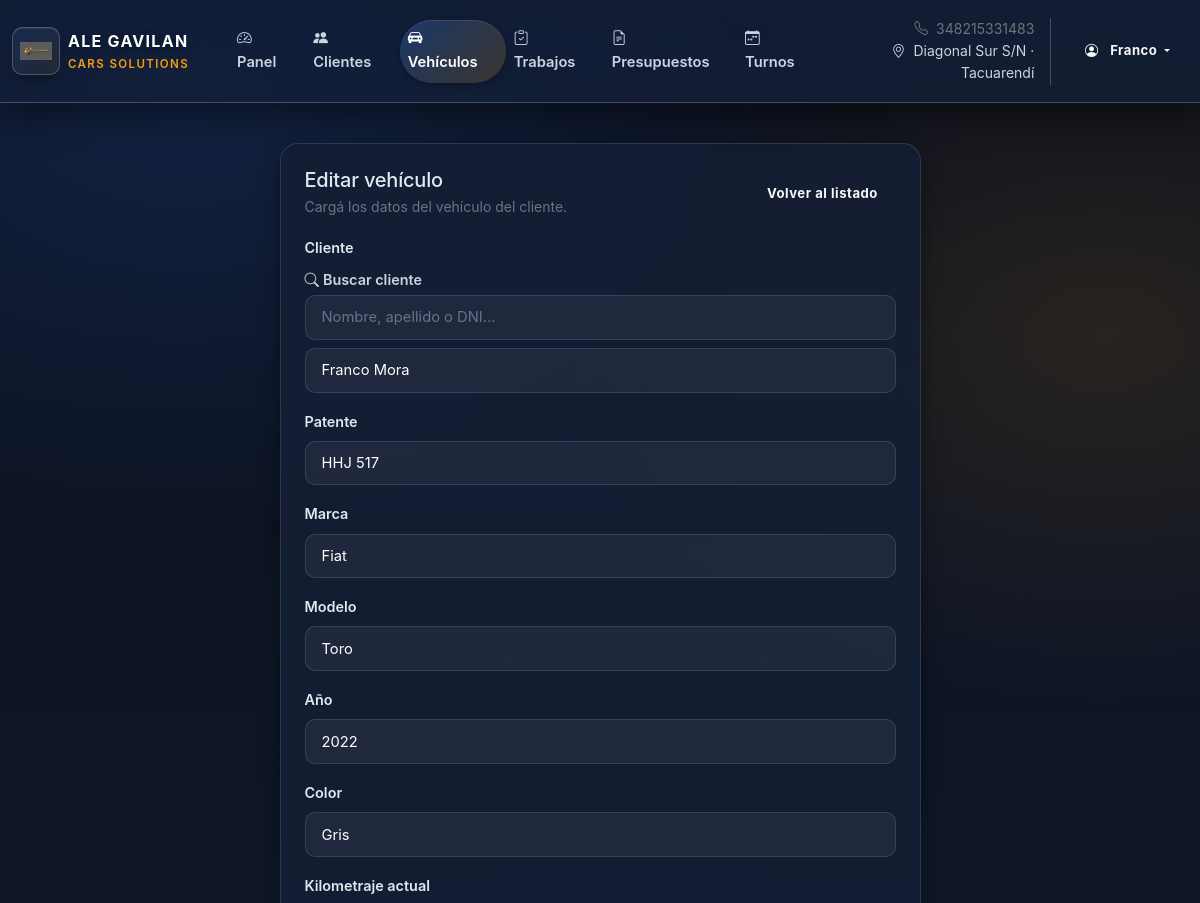
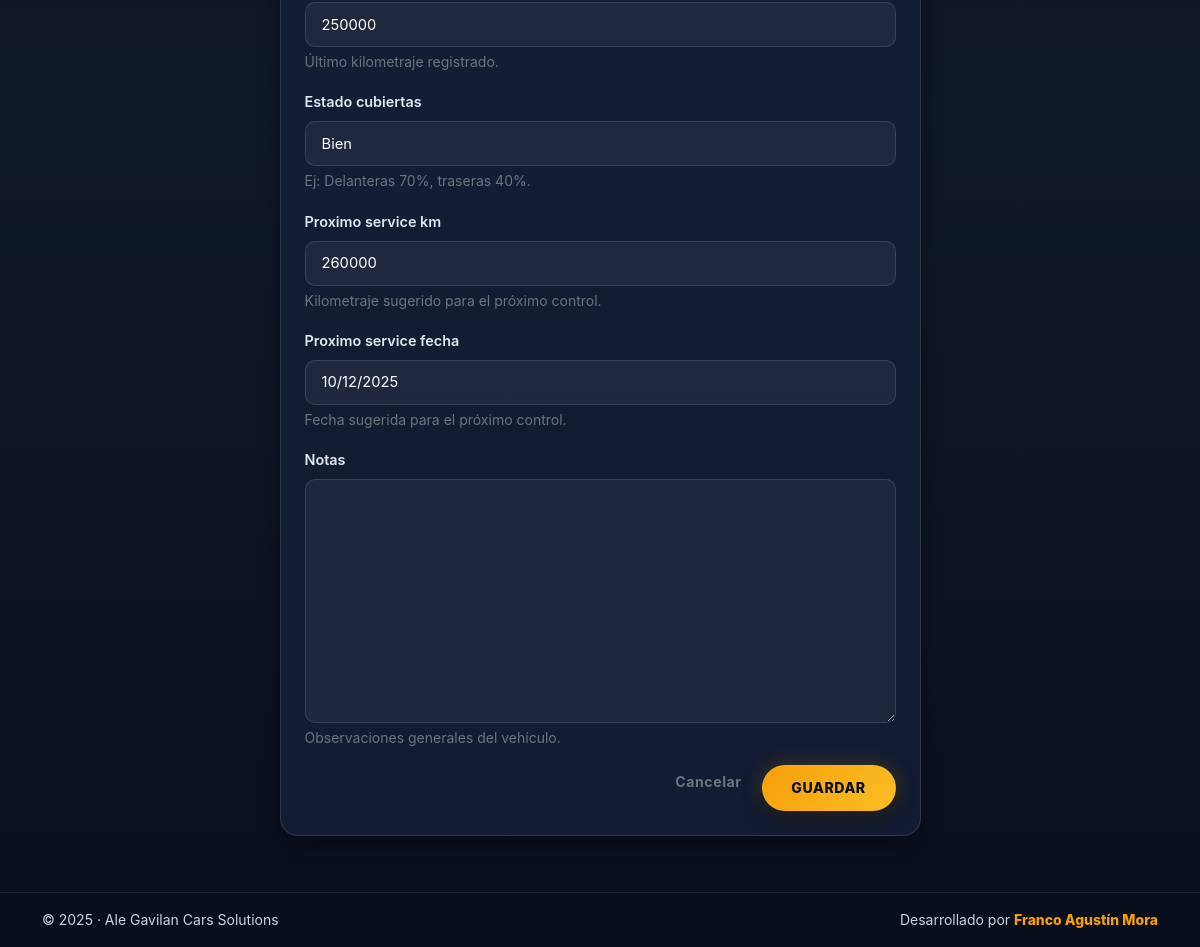
The page /vehiculos/1/editar/ (signed in) on the database its author committed (2 pictures, top to bottom).
### taller/models.py (models this page shows, shortened)
class Vehiculo(models.Model):
    cliente = models.ForeignKey(
        Cliente,
        related_name="vehiculos",
        on_delete=models.CASCADE,
    )
    patente = models.CharField(max_length=10, unique=True)
    marca = models.CharField(max_length=50)
    modelo = models.CharField(max_length=100)
    anio = models.PositiveIntegerField("Año", null=True, blank=True)
    color = models.CharField(max_length=50, blank=True)
    kilometraje_actual = models.PositiveIntegerField(
        default=0,
        help_text="Último kilometraje registrado.",
    )
    estado_cubiertas = models.CharField(
        max_length=200,
        blank=True,
        help_text="Ej: Delanteras 70%, traseras 40%.",
    )
    proximo_service_km = models.PositiveIntegerField(
        null=True,
        blank=True,
        help_text="Kilometraje sugerido para el próximo control.",
    )
    proximo_service_fecha = models.DateField(
        null=True,
        blank=True,
        help_text="Fecha sugerida para el próximo control.",
    )
    notas = models.TextField(
        blank=True,
        help_text="Observaciones generales del vehículo.",
    )
    class Meta:
        verbose_name = "Vehículo"
        verbose_name_plural = "Vehículos"
        ordering = ["patente"]

### taller/views.py (the view)
# urls.py: path("vehiculos/<int:pk>/editar/", VehiculoUpdateView.as_view(), name="vehiculo_update"),
class VehiculoUpdateView(LoginRequiredMixin, UpdateView):
    model = Vehiculo
    form_class = VehiculoForm
    template_name = "taller/vehiculo_form.html"
    success_url = reverse_lazy("taller:vehiculo_list")
    login_url = "login"

### taller/forms.py
class VehiculoForm(BaseModelForm):
    class Meta:
        model = Vehiculo
        fields = "__all__"
    def __init__(self, *args, **kwargs):
        super().__init__(*args, **kwargs)
        if "kilometraje_actual" in self.fields:
            self.fields["kilometraje_actual"] = ARIntegerField(
                required=False,
                label=self.fields["kilometraje_actual"].label,
                help_text=self.fields["kilometraje_actual"].help_text,
            )
            self.fields["kilometraje_actual"].widget = forms.TextInput(
                attrs={
                    "class": "form-control form-control-sm",
                    "inputmode": "numeric",
                    "placeholder": "Ej: 125.000",
                    "autocomplete": "off",
                }
            )

### taller/forms.py (called while the page is built)
    def _add_class(self, widget, cls: str):
        existing = widget.attrs.get("class", "")
        widget.attrs["class"] = (existing + f" {cls}").strip()

### taller/models.py (called while the page is built)
    def __str__(self):
        return self.nombre_completo

    @property
    def nombre_completo(self):
        if self.apellido:
            return f"{self.nombre} {self.apellido}"
        return self.nombre

### taller/templates/taller/vehiculo_form.html (shortened to what this page needs)
{% extends "taller/base.html" %}
{% block content %}
<div class="row justify-content-center">
  <div class="col-12 col-lg-8 col-xl-7">
    <div class="card-premium p-4">
      <div class="d-flex justify-content-between align-items-center mb-3">
        <div>
          <h1 class="h5 mb-1">
            {% if object %}Editar vehículo{% else %}Nuevo vehículo{% endif %}
          </h1>
          <p class="text-secondary small mb-0">
            Cargá los datos del vehículo del cliente.
          </p>
        </div>
        <a href="{% url 'taller:vehiculo_list' %}" class="btn btn-sm btn-outline-light">
          Volver al listado
        </a>
      </div>
      <form method="post" novalidate>
        {% for field in form %}
          <div class="mb-3">
            <label class="form-label">{{ field.label }}</label>
            {{ field }}
            {% if field.help_text %}
              <div class="form-text small text-secondary">{{ field.help_text }}</div>
            {% endif %}
          </div>
        {% endfor %}
        <div class="d-flex justify-content-end gap-2">
          <a href="{% url 'taller:vehiculo_list' %}" class="btn btn-outline-secondary">
            Cancelar
          </a>
          <button type="submit" class="btn btn-brand">
            Guardar
          </button>
        </div>
      </form>
    </div>
  </div>
</div>
{% endblock %}

### taller/templates/taller/base.html (shortened to what this page needs)
{% load static %}
<!doctype html>
<html lang="es" class="h-100">
  <head>
    <link href="https://cdn.jsdelivr.net/npm/bootstrap@5.3.3/dist/css/bootstrap.min.css" rel="stylesheet">
    <link rel="stylesheet" href="https://cdn.jsdelivr.net/npm/bootstrap-icons@1.11.3/font/bootstrap-icons.min.css">
    <link rel="stylesheet" href="{% static 'taller/css/main.css' %}">
  </head>
  <body class="d-flex flex-column min-vh-100">
    <nav class="navbar navbar-expand-lg navbar-premium navbar-dark" id="mainNav" aria-label="Navegación principal">
      <div class="container-fluid">
        <a class="navbar-brand d-flex align-items-center gap-2" href="{% url 'taller:dashboard' %}">
          <span class="brand-logo" aria-hidden="true">
            <img src="{% static 'taller/img/logo.png' %}" alt="Logo Ale Gavilan Cars Solutions">
          </span>
          <div class="d-flex flex-column brand-text">
            <span class="brand-title fw-bold">Ale Gavilan</span>
            <small class="brand-subtitle">Cars Solutions</small>
          </div>
        </a>
        <div class="collapse navbar-collapse" id="mainNavbar">
          <ul class="navbar-nav me-auto mb-2 mb-lg-0 ms-lg-4">
            <li class="nav-item">
              <a class="nav-link {% if request.resolver_match.url_name == 'dashboard' %}active{% endif %}"
                 href="{% url 'taller:dashboard' %}"
                 {% if request.resolver_match.url_name == 'dashboard' %}aria-current="page"{% endif %}>
                <i class="bi bi-speedometer2 me-2"></i>Panel
              </a>
            </li>
            <li class="nav-item">
              <a class="nav-link {% if request.resolver_match.url_name == 'cliente_list' %}active{% endif %}"
                 href="{% url 'taller:cliente_list' %}"
                 {% if request.resolver_match.url_name == 'cliente_list' %}aria-current="page"{% endif %}>
                <i class="bi bi-people-fill me-2"></i>Clientes
              </a>
            </li>
            <li class="nav-item">
              <a class="nav-link {% if request.resolver_match.url_name == 'vehiculo_list' %}active{% endif %}"
                 href="{% url 'taller:vehiculo_list' %}"
                 {% if request.resolver_match.url_name == 'vehiculo_list' %}aria-current="page"{% endif %}>
                <i class="bi bi-car-front-fill me-2"></i>Vehículos
              </a>
            </li>
            <li class="nav-item">
              <a class="nav-link {% if request.resolver_match.url_name == 'trabajo_list' %}active{% endif %}"
                 href="{% url 'taller:trabajo_list' %}"
                 {% if request.resolver_match.url_name == 'trabajo_list' %}aria-current="page"{% endif %}>
                <i class="bi bi-clipboard-check me-2"></i>Trabajos
              </a>
            </li>
            <li class="nav-item">
              <a class="nav-link {% if request.resolver_match.url_name == 'presupuesto_list' %}active{% endif %}"
                 href="{% url 'taller:presupuesto_list' %}"
                 {% if request.resolver_match.url_name == 'presupuesto_list' %}aria-current="page"{% endif %}>
                <i class="bi bi-file-earmark-text me-2"></i>Presupuestos
              </a>
            </li>
            <li class="nav-item">
              <a class="nav-link {% if request.resolver_match.url_name == 'turno_list' %}active{% endif %}"
                 href="{% url 'taller:turno_list' %}"
                 {% if request.resolver_match.url_name == 'turno_list' %}aria-current="page"{% endif %}>
                <i class="bi bi-calendar-week me-2"></i>Turnos
              </a>
            </li>
          </ul>
          <div class="d-flex align-items-center gap-3">
            <div class="d-none d-lg-flex flex-column text-end small">
              <span class="text-secondary">
                <i class="bi bi-telephone me-1"></i> 348215331483
              </span>
              <span class="text-muted">
                <i class="bi bi-geo-alt me-1"></i> Diagonal Sur S/N · Tacuarendí
              </span>
            </div>
            {% if request.user.is_authenticated %}
              <div class="dropdown">
                <button
                  class="btn btn-outline-light btn-sm dropdown-toggle"
                  type="button"
                  data-bs-toggle="dropdown"
                  data-bs-display="static"
                  aria-expanded="false"
                >
                  <i class="bi bi-person-circle me-2"></i>
                  {{ request.user.get_short_name|default:request.user.username }}
                </button>
              </div>
            {% else %}
              <a class="btn btn-outline-light btn-sm" href="{% url 'login' %}">
                <i class="bi bi-box-arrow-in-right me-2"></i>Ingresar
              </a>
            {% endif %}
          </div>
        </div>
      </div>
    </nav>
    <main id="mainContent" class="container flex-grow-1">
      {% block content %}{% endblock %}
    </main>
    <footer class="footer-premium mt-auto">
      <div class="container py-3">
        <div class="d-flex flex-column flex-md-row justify-content-between align-items-center gap-2 small text-muted">
          <div>© {% now "Y" %} · Ale Gavilan Cars Solutions</div>
          <div>Desarrollado por <strong>Franco Agustín Mora</strong></div>
        </div>
      </div>
    </footer>
  </body>
</html>

### rows shown on the page
Vehiculo: form "Franco Mora" "HHJ 517" "Fiat" "Toro" "2022" "Gris" "250000" "Bien" "260000" "10/12/2025"

### other values the page prints
{{ request.user.get_short_name|default:request.user.username }} "Franco"
{{ field.label }} "Cliente" "Patente" "Marca" "Modelo" "Año" "Color" "Kilometraje actual" "Estado cubiertas" "Proximo service km" "Proximo service fecha" "Notas"
{{ field.help_text }} "Último kilometraje registrado." "Ej: Delanteras 70%, traseras 40%." "Kilometraje sugerido para el próximo control." "Fecha sugerida para el próximo control." "Observaciones generales del vehículo."
